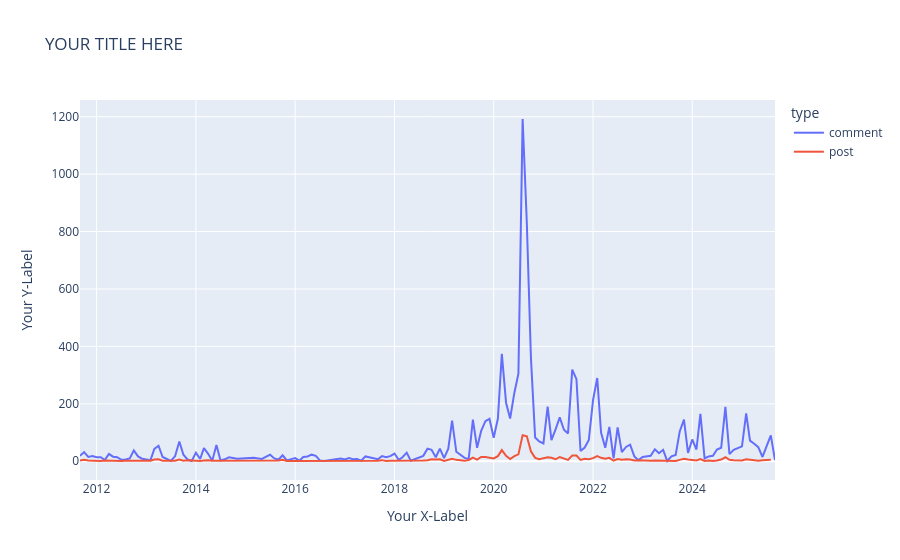

Notebook code for this chart:
### Markdown cell above
### Customizing your chart: Markers

Like most major libraries, Plotly has extensive documentation. 
You can use this documentation to figure out most things. Let's see if we can add markers to our chart. The example is here: [add markers](https://plotly.com/python/line-charts/#line-charts-with-markers)

### Code cell
fig_modified = px.line(
    interval_counts,
    x="interval",
    y="count",
    color="type",
    title="YOUR TITLE HERE",
    labels={"count": "Your Y-Label", "interval": "Your X-Label"},
    #modify code to add markers (see link above)
)

fig_modified.show()

### Figure 1 — Plotly figure (JSON) as saved in the notebook; plotly's stock layout.template omitted (floating-point values rounded to 4 significant figures; data arrays with more than 128 entries replaced by an {"elided": "..."} marker saying what was removed)
{"data": [{"hovertemplate": "type=comment<br>Your X-Label=%{x}<br>Your Y-Label=%{y}<extra></extra>", "legendgroup": "comment", "line": {"color": "#636efa", "dash": "solid"}, "marker": {"symbol": "circle"}, "mode": "lines", "name": "comment", "orientation": "v", "showlegend": true, "type": "scatter", "x": {"elided": "150 str values"}, "xaxis": "x", "y": {"elided": "150 int values"}, "yaxis": "y"}, {"hovertemplate": "type=post<br>Your X-Label=%{x}<br>Your Y-Label=%{y}<extra></extra>", "legendgroup": "post", "line": {"color": "#EF553B", "dash": "solid"}, "marker": {"symbol": "circle"}, "mode": "lines", "name": "post", "orientation": "v", "showlegend": true, "type": "scatter", "x": {"elided": "143 str values"}, "xaxis": "x", "y": {"elided": "143 int values"}, "yaxis": "y"}], "layout": {"legend": {"title": {"text": "type"}, "tracegroupgap": 0}, "title": {"text": "YOUR TITLE HERE"}, "xaxis": {"anchor": "y", "domain": [0, 1], "title": {"text": "Your X-Label"}}, "yaxis": {"anchor": "x", "domain": [0, 1], "title": {"text": "Your Y-Label"}}}}
